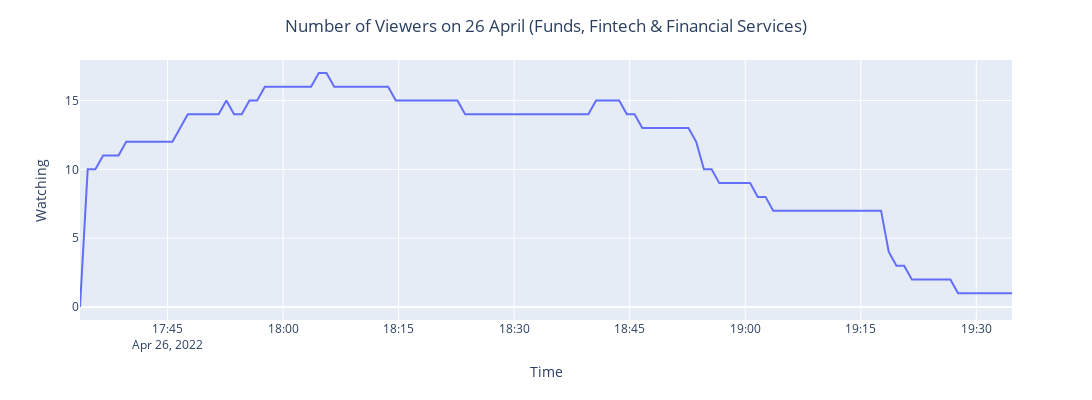

The notebook cell saved with this chart:
### Code cell
# Visualise the attendance dynamics
linechart_26_04_2022 = px.line(data_frame=timetable_26_04_2022, x = 'Time', y='Watching_26_04_2022')
linechart_26_04_2022.update_layout(
        title="Number of Viewers on 26 April (Funds, Fintech & Financial Services)",
        title_x=0.5,
        title_y=0.95,
        width=1100,
        height=400,
        yaxis_title="Watching"
        )
linechart_26_04_2022.show()
